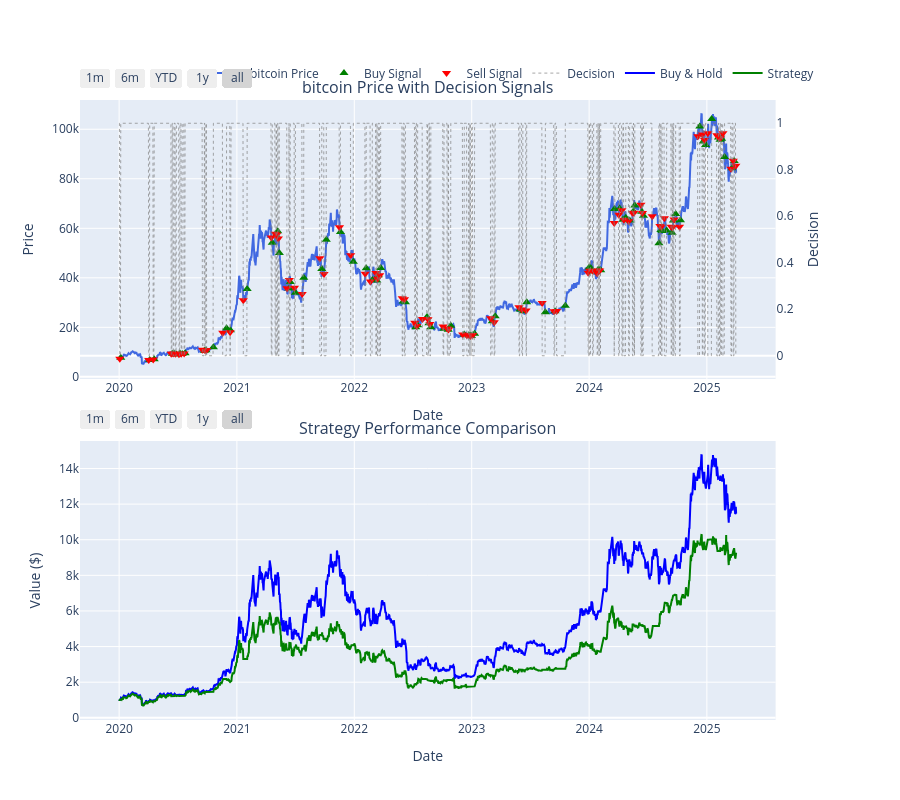

The notebook cell saved with this chart:
### Code cell
# Define date range for plotting
start_date = '2020-01-01'
end_date = '2025-04-02'

# Get asset price data
asset_data = analyzer.get_asset_data(asset_id)
price_data = asset_data.price_data
asset_price = price_data['close']

# Get decision data
decisions = signal_weight_matrix['decision']

# Calculate daily returns
daily_returns = price_data['close'].pct_change().fillna(0)

# Calculate strategy returns (only when decision is 1)
strategy_returns = daily_returns * signal_weight_matrix['decision'].shift(1).fillna(0)

# Store these series in the signal_weight_matrix for reference
signal_weight_matrix['daily_returns'] = daily_returns
signal_weight_matrix['strategy_returns'] = strategy_returns

# Now filter by date first
price_data_filtered = price_data.loc[start_date:end_date]
asset_price_filtered = price_data_filtered['close']
decisions_filtered = decisions.loc[start_date:end_date]
daily_returns_filtered = daily_returns.loc[start_date:end_date]
strategy_returns_filtered = strategy_returns.loc[start_date:end_date]

# Calculate transitions for signals on filtered data
transitions = decisions_filtered.diff().fillna(0) != 0
buy_signals = decisions_filtered[transitions & (decisions_filtered == 1)]
sell_signals = decisions_filtered[transitions & (decisions_filtered == 0)]

# Calculate cumulative returns starting from initial investment
initial_investment = 1000

# Calculate buy & hold value and strategy value on filtered data
buy_hold_value_filtered = pd.Series(index=daily_returns_filtered.index)
strategy_value_filtered = pd.Series(index=strategy_returns_filtered.index)

# Starting value on first date
buy_hold_value_filtered.iloc[0] = initial_investment
strategy_value_filtered.iloc[0] = initial_investment

# Calculate values for each day after the first
for i in range(1, len(daily_returns_filtered)):
    buy_hold_value_filtered.iloc[i] = buy_hold_value_filtered.iloc[i-1] * (1 + daily_returns_filtered.iloc[i])
    strategy_value_filtered.iloc[i] = strategy_value_filtered.iloc[i-1] * (1 + strategy_returns_filtered.iloc[i])

# Calculate performance statistics
# 1. Final Values
buy_hold_final_value = buy_hold_value_filtered.iloc[-1]
strategy_final_value = strategy_value_filtered.iloc[-1]

# 2. Profit Percentages
buy_hold_profit_pct = (buy_hold_final_value / initial_investment - 1) * 100
strategy_profit_pct = (strategy_final_value / initial_investment - 1) * 100

# 3. Maximum Drawdowns
def calculate_max_drawdown(equity_curve):
    # Calculate the running maximum
    running_max = equity_curve.cummax()
    # Calculate the drawdown
    drawdown = (equity_curve / running_max - 1) * 100
    # Return the maximum drawdown
    return drawdown.min()

buy_hold_max_drawdown = calculate_max_drawdown(buy_hold_value_filtered)
strategy_max_drawdown = calculate_max_drawdown(strategy_value_filtered)

# 4. Mean Daily Returns
buy_hold_mean_daily_return = daily_returns_filtered.mean() * 100
strategy_mean_daily_return = strategy_returns_filtered.mean() * 100

# 5. Sharpe Ratio (assuming risk-free rate of 0)
risk_free_rate = 0
buy_hold_sharpe = (daily_returns_filtered.mean() - risk_free_rate) / daily_returns_filtered.std() * (365 ** 0.5)  # Annualized
strategy_sharpe = (strategy_returns_filtered.mean() - risk_free_rate) / strategy_returns_filtered.std() * (365 ** 0.5)  # Annualized

# Create a DataFrame to display statistics
stats_df = pd.DataFrame({
    'Buy & Hold': [
        f"${buy_hold_final_value:.2f}",
        f"{buy_hold_profit_pct:.2f}%",
        f"{buy_hold_max_drawdown:.2f}%",
        f"{buy_hold_mean_daily_return:.4f}%",
        f"{buy_hold_sharpe:.2f}"
    ],
    'Strategy': [
        f"${strategy_final_value:.2f}",
        f"{strategy_profit_pct:.2f}%",
        f"{strategy_max_drawdown:.2f}%",
        f"{strategy_mean_daily_return:.4f}%",
        f"{strategy_sharpe:.2f}"
    ]
}, index=['Final Value', 'Total Profit %', 'Max Drawdown %', 'Mean Daily Return %', 'Sharpe Ratio'])

# Display statistics
print("Performance Statistics:")
display(stats_df)

# Create plotly figure
import plotly.graph_objects as go
from plotly.subplots import make_subplots

# Create two subplots: one for price and signals, one for performance comparison
fig = make_subplots(rows=2, cols=1, 
                   specs=[[{"secondary_y": True}], [{"secondary_y": False}]],
                   vertical_spacing=0.1,
                   subplot_titles=(f'{asset_id} Price with Decision Signals', 
                                  'Strategy Performance Comparison'))

# Add price line to first subplot
fig.add_trace(
    go.Scatter(
        x=asset_price_filtered.index,
        y=asset_price_filtered.values,
        name=f'{asset_id} Price',
        line=dict(color='royalblue', width=2)
    ),
    row=1, col=1
)

# Add buy signals to first subplot
if not buy_signals.empty:
    fig.add_trace(
        go.Scatter(
            x=buy_signals.index,
            y=asset_price_filtered.loc[buy_signals.index],
            mode='markers',
            name='Buy Signal',
            marker=dict(symbol='triangle-up', size=8, color='green')
        ),
        row=1, col=1
    )

# Add sell signals to first subplot
if not sell_signals.empty:
    fig.add_trace(
        go.Scatter(
            x=sell_signals.index,
            y=asset_price_filtered.loc[sell_signals.index],
            mode='markers',
            name='Sell Signal',
            marker=dict(symbol='triangle-down', size=8, color='red')
        ),
        row=1, col=1
    )

# Add decision line on secondary y-axis to first subplot
fig.add_trace(
    go.Scatter(
        x=decisions_filtered.index,
        y=decisions_filtered.values,
        name='Decision',
        line=dict(color='gray', width=1, dash='dot'),
        opacity=0.7
    ),
    secondary_y=True,
    row=1, col=1
)

# Add buy and hold performance to second subplot
fig.add_trace(
    go.Scatter(
        x=buy_hold_value_filtered.index,
        y=buy_hold_value_filtered.values,
        name='Buy & Hold',
        line=dict(color='blue', width=2)
    ),
    row=2, col=1
)

# Add strategy performance to second subplot
fig.add_trace(
    go.Scatter(
        x=strategy_value_filtered.index,
        y=strategy_value_filtered.values,
        name='Strategy',
        line=dict(color='green', width=2)
    ),
    row=2, col=1
)

# Add range selector to both x-axes for date filtering
range_buttons = [
    dict(count=1, label="1m", step="month", stepmode="backward"),
    dict(count=6, label="6m", step="month", stepmode="backward"),
    dict(count=1, label="YTD", step="year", stepmode="todate"),
    dict(count=1, label="1y", step="year", stepmode="backward"),
    dict(step="all")
]

# Update layout
fig.update_layout(
    height=800,
    xaxis=dict(
        title='Date',
        rangeselector=dict(buttons=range_buttons)
    ),
    xaxis2=dict(
        title='Date',
        rangeselector=dict(buttons=range_buttons),
        rangeslider=dict(visible=False)
    ),
    yaxis=dict(title='Price'),
    yaxis2=dict(title='Decision', range=[-0.1, 1.1], showgrid=False),
    yaxis3=dict(title='Value ($)'),
    hovermode='x unified',
    legend=dict(orientation='h', yanchor='bottom', y=1.02, xanchor='right', x=1)
)

# Make sure the date range selectors apply to both plots
fig.update_xaxes(matches='x', row=2, col=1)

fig.show()

### Figure 1 — Plotly figure (JSON) as saved in the notebook; plotly's stock layout.template omitted (floating-point values rounded to 4 significant figures; data arrays with more than 128 entries replaced by an {"elided": "..."} marker saying what was removed)
{"data": [{"line": {"color": "royalblue", "width": 2}, "name": "bitcoin Price", "type": "scatter", "x": {"elided": "1919 str values"}, "xaxis": "x", "y": {"elided": "1919 float values"}, "yaxis": "y"}, {"marker": {"color": "green", "size": 8, "symbol": "triangle-up"}, "mode": "markers", "name": "Buy Signal", "type": "scatter", "x": ["2020-01-06T00:00:00", "2020-04-05T00:00:00", "2020-04-19T00:00:00", "2020-06-14T00:00:00", "2020-06-20T00:00:00", "2020-06-27T00:00:00", "2020-07-08T00:00:00", "2020-07-15T00:00:00", "2020-07-24T00:00:00", "2020-09-22T00:00:00", "2020-09-27T00:00:00", "2020-10-20T00:00:00", "2020-11-30T00:00:00", "2020-12-12T00:00:00", "2021-02-02T00:00:00", "2021-04-21T00:00:00", "2021-05-03T00:00:00", "2021-05-08T00:00:00", "2021-05-13T00:00:00", "2021-06-12T00:00:00", "2021-06-16T00:00:00", "2021-07-02T00:00:00", "2021-07-28T00:00:00", "2021-09-22T00:00:00", "2021-10-06T00:00:00", "2021-11-19T00:00:00", "2021-12-29T00:00:00", "2022-02-07T00:00:00", "2022-02-26T00:00:00", "2022-03-12T00:00:00", "2022-03-17T00:00:00", "2022-03-24T00:00:00", "2022-06-02T00:00:00", "2022-06-09T00:00:00", "2022-07-11T00:00:00", "2022-07-17T00:00:00", "2022-08-15T00:00:00", "2022-08-21T00:00:00", "2022-08-27T00:00:00", "2022-10-07T00:00:00", "2022-10-20T00:00:00", "2022-10-28T00:00:00", "2022-12-09T00:00:00", "2022-12-23T00:00:00", "2022-12-27T00:00:00", "2022-12-31T00:00:00", "2023-01-10T00:00:00", "2023-03-06T00:00:00", "2023-03-15T00:00:00", "2023-05-31T00:00:00", "2023-06-09T00:00:00", "2023-06-21T00:00:00", "2023-08-18T00:00:00", "2023-09-17T00:00:00", "2023-10-19T00:00:00", "2024-01-01T00:00:00", "2024-01-06T00:00:00", "2024-01-15T00:00:00", "2024-01-29T00:00:00", "2024-02-02T00:00:00", "2024-02-06T00:00:00", "2024-03-20T00:00:00", "2024-04-05T00:00:00", "2024-04-15T00:00:00", "2024-04-24T00:00:00", "2024-05-06T00:00:00", "2024-05-18T00:00:00", "2024-05-22T00:00:00", "2024-06-13T00:00:00", "2024-06-18T00:00:00", "2024-08-05T00:00:00", "2024-08-11T00:00:00", "2024-08-15T00:00:00", "2024-08-29T00:00:00", "2024-09-15T00:00:00", "2024-09-19T00:00:00", "2024-09-26T00:00:00", "2024-10-11T00:00:00", "2024-12-10T00:00:00", "2024-12-21T00:00:00", "2024-12-28T00:00:00", "2025-01-16T00:00:00", "2025-02-06T00:00:00", "2025-02-11T00:00:00", "2025-02-16T00:00:00", "2025-02-25T00:00:00", "2025-03-20T00:00:00", "2025-03-27T00:00:00"], "xaxis": "x", "y": [7735.0, 6788.0, 7128.0, 9346.0, 9360.0, 9014.0, 9432.0, 9203.0, 9536.0, 10530.0, 10770.0, 11910.0, 19610.0, 18810.0, 35486, 54190, 57200, 58772, 49973, 35666, 38321, 33951, 40031, 43587, 55415, 58459, 46507, 43911, 39090, 38904, 41002, 43936, 30481, 30101, 20000.0, 20824, 24179, 21616, 20070, 19460.0, 19030.0, 20591, 17150.0, 16790.0, 16700.0, 16540.0, 17440.0, 22415, 24471, 27245, 26470, 30102, 26043, 26521, 28716, 44169, 43956, 42587, 43268, 43171, 43088, 67819, 67979, 63431, 64280, 63172, 66913, 69181, 66700, 65109, 53956, 59350, 58882, 59156, 58211, 63128, 65791, 63208, 101124, 95094, 93663, 104161, 96635, 95740, 96149, 88756, 84271, 87227], "yaxis": "y"}, {"marker": {"color": "red", "size": 8, "symbol": "triangle-down"}, "mode": "markers", "name": "Sell Signal", "type": "scatter", "x": ["2020-01-03T00:00:00", "2020-04-02T00:00:00", "2020-04-16T00:00:00", "2020-06-11T00:00:00", "2020-06-17T00:00:00", "2020-06-24T00:00:00", "2020-07-05T00:00:00", "2020-07-12T00:00:00", "2020-07-21T00:00:00", "2020-09-16T00:00:00", "2020-09-24T00:00:00", "2020-09-29T00:00:00", "2020-11-18T00:00:00", "2020-12-11T00:00:00", "2021-01-21T00:00:00", "2021-04-18T00:00:00", "2021-04-30T00:00:00", "2021-05-05T00:00:00", "2021-05-10T00:00:00", "2021-06-06T00:00:00", "2021-06-13T00:00:00", "2021-06-29T00:00:00", "2021-07-23T00:00:00", "2021-09-16T00:00:00", "2021-09-29T00:00:00", "2021-11-16T00:00:00", "2021-12-21T00:00:00", "2022-02-04T00:00:00", "2022-02-20T00:00:00", "2022-03-09T00:00:00", "2022-03-14T00:00:00", "2022-03-21T00:00:00", "2022-05-30T00:00:00", "2022-06-06T00:00:00", "2022-07-08T00:00:00", "2022-07-14T00:00:00", "2022-08-01T00:00:00", "2022-08-18T00:00:00", "2022-08-24T00:00:00", "2022-10-04T00:00:00", "2022-10-17T00:00:00", "2022-10-21T00:00:00", "2022-12-04T00:00:00", "2022-12-17T00:00:00", "2022-12-24T00:00:00", "2022-12-28T00:00:00", "2023-01-04T00:00:00", "2023-03-01T00:00:00", "2023-03-12T00:00:00", "2023-05-28T00:00:00", "2023-06-06T00:00:00", "2023-06-19T00:00:00", "2023-08-08T00:00:00", "2023-09-14T00:00:00", "2023-09-22T00:00:00", "2023-12-29T00:00:00", "2024-01-03T00:00:00", "2024-01-12T00:00:00", "2024-01-26T00:00:00", "2024-01-30T00:00:00", "2024-02-03T00:00:00", "2024-03-19T00:00:00", "2024-04-02T00:00:00", "2024-04-12T00:00:00", "2024-04-18T00:00:00", "2024-05-03T00:00:00", "2024-05-15T00:00:00", "2024-05-19T00:00:00", "2024-06-10T00:00:00", "2024-06-15T00:00:00", "2024-07-15T00:00:00", "2024-08-08T00:00:00", "2024-08-12T00:00:00", "2024-08-22T00:00:00", "2024-09-12T00:00:00", "2024-09-16T00:00:00", "2024-09-21T00:00:00", "2024-10-08T00:00:00", "2024-12-04T00:00:00", "2024-12-18T00:00:00", "2024-12-25T00:00:00", "2025-01-04T00:00:00", "2025-02-01T00:00:00", "2025-02-08T00:00:00", "2025-02-13T00:00:00", "2025-02-20T00:00:00", "2025-03-17T00:00:00", "2025-03-24T00:00:00", "2025-04-01T00:00:00"], "xaxis": "x", "y": [7300.0, 6808.0, 7060.0, 9326, 9463.0, 9288.0, 9087.0, 9297.0, 9384.0, 10950.0, 10730.0, 10840.0, 17830.0, 18060.0, 30914, 56289, 57829, 57432, 55902, 35834, 39148, 35969, 33456, 47879, 41588, 60449, 49145, 41674, 38514, 41986, 39669, 41062, 31741, 31373, 21859, 20575, 23334, 23248, 21395, 20345, 19560.0, 19170.0, 17150.0, 16810.0, 16850.0, 16540.0, 16860.0, 23634, 22096, 28110, 27217, 26779, 29780, 26531, 26572, 42075, 42822, 42894, 41863, 42892, 42977, 62133, 65440, 67252, 63462, 62839, 66221, 66253, 69493, 66190, 64835, 60913, 60601, 64050, 60621, 60317, 63583, 60597, 97202, 97851, 95678, 98365, 97568, 96558, 96562, 98384, 84075, 87328, 85238], "yaxis": "y"}, {"line": {"color": "gray", "dash": "dot", "width": 1}, "name": "Decision", "opacity": 0.7, "type": "scatter", "x": {"elided": "1919 str values"}, "xaxis": "x", "y": {"elided": "1919 int values"}, "yaxis": "y2"}, {"line": {"color": "blue", "width": 2}, "name": "Buy & Hold", "type": "scatter", "x": {"elided": "1919 str values"}, "xaxis": "x2", "y": {"elided": "1919 float values"}, "yaxis": "y3"}, {"line": {"color": "green", "width": 2}, "name": "Strategy", "type": "scatter", "x": {"elided": "1919 str values"}, "xaxis": "x2", "y": {"elided": "1919 float values"}, "yaxis": "y3"}], "layout": {"annotations": [{"font": {"size": 16}, "showarrow": false, "text": "bitcoin Price with Decision Signals", "x": 0.47, "xanchor": "center", "xref": "paper", "y": 1, "yanchor": "bottom", "yref": "paper"}, {"font": {"size": 16}, "showarrow": false, "text": "Strategy Performance Comparison", "x": 0.47, "xanchor": "center", "xref": "paper", "y": 0.45, "yanchor": "bottom", "yref": "paper"}], "height": 800, "hovermode": "x unified", "legend": {"orientation": "h", "x": 1, "xanchor": "right", "y": 1.02, "yanchor": "bottom"}, "xaxis": {"anchor": "y", "domain": [0, 0.94], "rangeselector": {"buttons": [{"count": 1, "label": "1m", "step": "month", "stepmode": "backward"}, {"count": 6, "label": "6m", "step": "month", "stepmode": "backward"}, {"count": 1, "label": "YTD", "step": "year", "stepmode": "todate"}, {"count": 1, "label": "1y", "step": "year", "stepmode": "backward"}, {"step": "all"}]}, "title": {"text": "Date"}}, "xaxis2": {"anchor": "y3", "domain": [0, 0.94], "matches": "x", "rangeselector": {"buttons": [{"count": 1, "label": "1m", "step": "month", "stepmode": "backward"}, {"count": 6, "label": "6m", "step": "month", "stepmode": "backward"}, {"count": 1, "label": "YTD", "step": "year", "stepmode": "todate"}, {"count": 1, "label": "1y", "step": "year", "stepmode": "backward"}, {"step": "all"}]}, "rangeslider": {"visible": false}, "title": {"text": "Date"}}, "yaxis": {"anchor": "x", "domain": [0.55, 1], "title": {"text": "Price"}}, "yaxis2": {"anchor": "x", "overlaying": "y", "range": [-0.1, 1.1], "showgrid": false, "side": "right", "title": {"text": "Decision"}}, "yaxis3": {"anchor": "x2", "domain": [0, 0.45], "title": {"text": "Value ($)"}}}}
